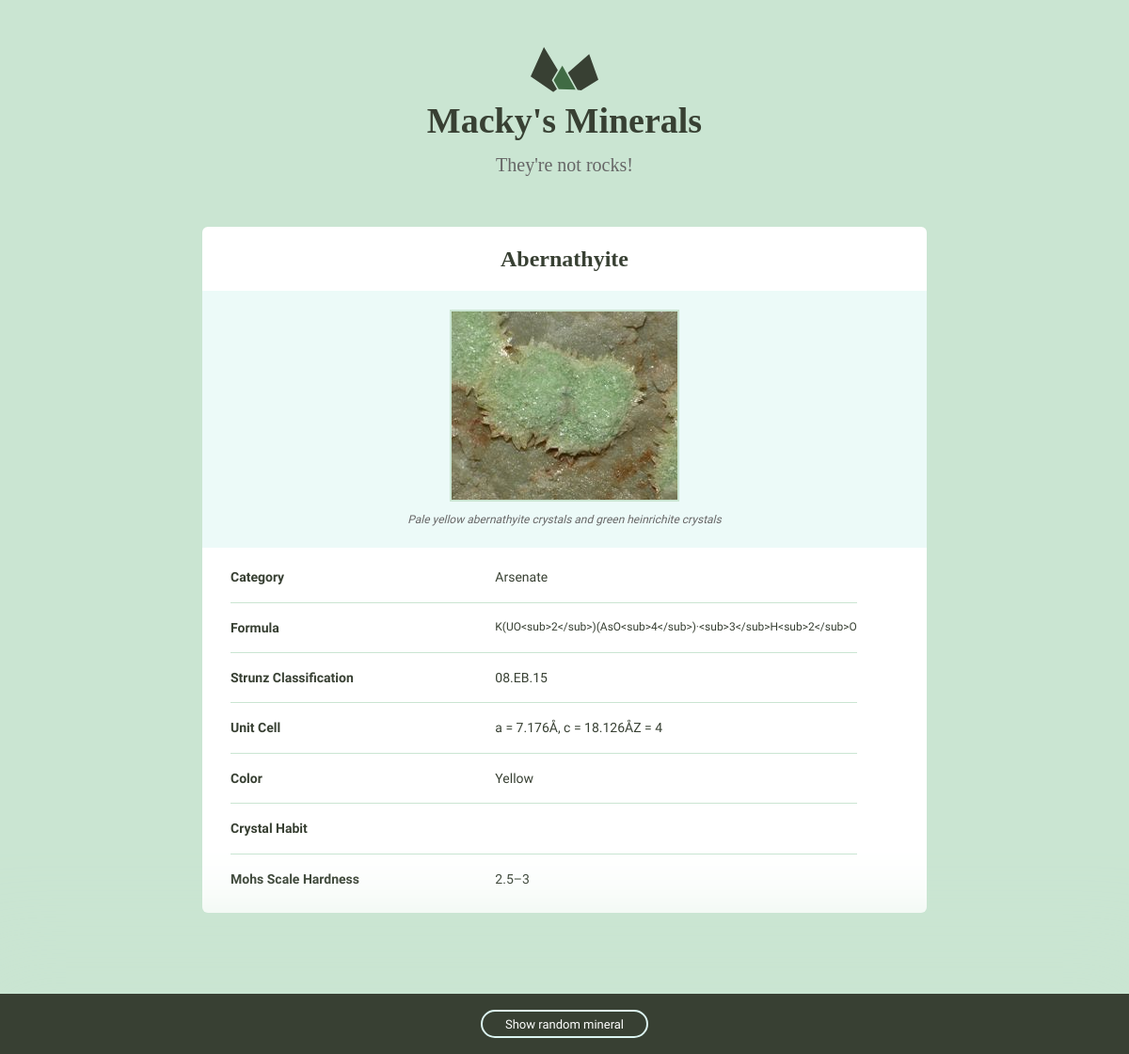
Page /minerals/2/ on the committed database.
### minerals/models.py (models this page shows)
class Mineral(models.Model):
    name = models.CharField(max_length=250)
    image_filename = models.CharField(max_length=250)
    image_caption = models.CharField(max_length=250)
    category = models.CharField(max_length=250)
    formula = models.CharField(max_length=250)
    strunz_classification = models.CharField(max_length=250)
    crystal_system = models.CharField(max_length=250)
    unit_cell = models.CharField(max_length=250)
    color = models.CharField(max_length=250)
    crystal_symmetry = models.CharField(max_length=250)
    cleavage = models.CharField(max_length=250)
    mohs_scale_hardness = models.CharField(max_length=250)
    luster = models.CharField(max_length=250)
    streak = models.CharField(max_length=250)
    diaphaneity = models.CharField(max_length=250)
    optical_properties = models.CharField(max_length=250)
    refractive_index = models.CharField(max_length=250)
    crystal_habit = models.CharField(max_length=250)
    specific_gravity = models.CharField(max_length=250)

### minerals/views.py (the view)
# urls.py: url(r'(?P<pk>\d+)/$', views.detail, name='detail')
def detail(request, pk):
    mineral = Mineral.objects.get(pk=pk)
    return render(request, 'minerals/detail.html', {'mineral': mineral})

### minerals/templatetags/mineral_extras.py (called while the page is built)
@register.simple_tag
def random_mineral():
    return random.randint(1,873)

### minerals/templates/minerals/detail.html (shortened to what this page needs)
{% extends "minerals/layout.html" %}
{% load static from staticfiles %}
{% block content %}
<div class="grid-100">
   <div class="grid-100 mineral__container">
      <h1 class="mineral__name">{{ mineral.name|title }}</h1>
      <div class="mineral__image-bg">
        <img class="mineral__image" src="{% static 'images/'%}{{ mineral.name}}.jpg"/>
        <p class="mineral__caption">{{ mineral.image_caption }}</p>
      </div>
       <div class="mineral__table-container">
        <table class="mineral__table">
         <tr>
            <td class="mineral__category">Category</td>
            <td>{{ mineral.category }}</td>
          </tr>
          <tr>
            <td class="mineral__category">Formula</td>
            <td class="mineral__formula">{{ mineral.formula }}</td>
          </tr>
          <tr>
            <td class="mineral__category">Strunz Classification</td>
            <td>{{ mineral.strunz_classification }}</td>
          </tr>
          <tr>
            <td class="mineral__category">Unit Cell</td>
            <td>{{ mineral.unit_cell }}</td>
          </tr>
          <tr>
            <td class="mineral__category">Color</td>
            <td> {{ mineral.color }}</td>
          </tr>
          <tr>
            <td class="mineral__category">Crystal Habit</td>
            <td>{{ mineral.crystal_habit }}</td>
          </tr>
          <tr>
            <td class="mineral__category">Mohs Scale Hardness</td>
            <td>{{ mineral.mohs_scale_hardness }}</td>
          </tr>
        </table>
      </div>
   </div>
</div>
{% endblock %}

### assets/css/style.css (style rules this page uses)
html { font-family: sans-serif; -ms-text-size-adjust: 100%; -webkit-text-size-adjust: 100%; }
body { margin: 0; }
h1 { font-size: 2em; margin: 0.67em 0; }
img { border: 0; }
table { border-collapse: collapse; border-spacing: 0; }
td, th { padding: 0; }
html { font-size: 62.5%; }
body { background-color: #CAE5D2; font-size: 1.5em; line-height: 1.6; font-weight: 400; font-family: "Cousine"; color: #666; }
.grid, .grid-5, .grid-10, .grid-15, .grid-20, .grid-25, .grid-30, .grid-33, .grid-35, .grid-40, .grid-45, .grid-50, .grid-55, .grid-60, .grid-65, .grid-66, .grid-70, .grid-75, .grid-80, .grid-90, .grid-95, .grid-100 { float: left; box-sizing: border-box; position: relative; }
.grid-100 { width: 100%; padding: 0 15px; }
h1, h2, h3, h4, h5, h6 { margin-top: 0; margin-bottom: 2rem; font-weight: bold; font-family: "Work Sans", sans-serif; color: #384033; }
h1 { font-size: 3.8rem; }
@media (min-width: 550px) { h1 { font-size: 3.8rem; } }
p { margin-top: 0; font-size: 1.6rem; }
th, td { padding: 15px; text-align: left; border-bottom: 1px solid #e1e1e1; }
th:first-child, td:first-child { padding-left: 0; }
th:last-child, td:last-child { padding-right: 0; }
table, p, ul { margin-bottom: 2.5rem; }
.mineral__container { background-color: #fff; border-radius: 6px; list-style: none; padding: 0; text-align: center; }
.mineral__name { display: block; width: 100%; margin: 0; font-size: 24px; padding: 15px 0 15px 0; font-family: "AR JULIAN" }
.mineral__image { display: block; margin: 0 auto; border: solid 2px #CAE5D2; }
.mineral__image-bg { background-color: #ecfaf8; padding: 20px 0; }
.mineral__caption { font-size: 12px; font-style: italic; padding: 10px 0 0 0; margin: 0; }
.mineral__table { font-size: 14px; color: #384033; }
.mineral__table td { border-color: #CAE5D2; }
.mineral__table tr:last-of-type td { border-bottom: none; padding-bottom: 0; }
.mineral__table-container { padding: 5px 30px 0; }
.mineral__category { font-weight: bold; width: 40%; }
.mineral__formula { font-size: 12px; }

### rows in the picture
Mineral: name "Abernathyite", name (picture), image_caption "Pale yellow abernathyite crystals and green heinrichite crystals", category "Arsenate", formula "K(UO<sub>2</sub>)(AsO<sub>4</sub>)·<sub>3</sub>H<sub>2</sub>O", strunz_classification "08.EB.15", unit_cell "a = 7.176Å, c = 18.126ÅZ = 4", color "Yellow", mohs_scale_hardness "2.5–3"
